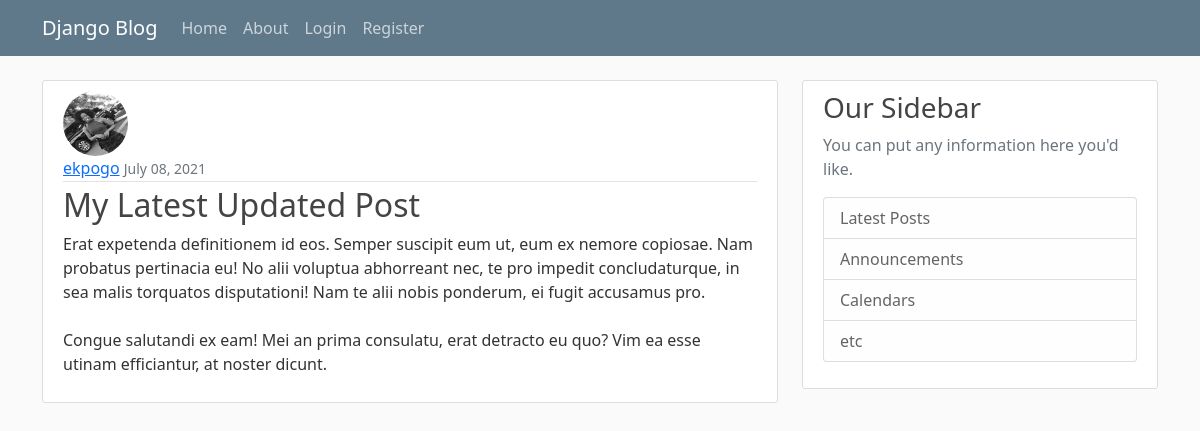
Screenshot of /post/32/ with the database file from the repository.
### blog/models.py (models this page shows, shortened)
class Post(models.Model):
    title = models.CharField(max_length=100)
    content = models.TextField()
    date_posted = models.DateTimeField(default=timezone.now)
    author = models.ForeignKey(User, on_delete=models.CASCADE)

### users/models.py (models this page shows, shortened)
class Profile(models.Model):
    user = models.OneToOneField(User, on_delete=models.CASCADE)
    image = models.ImageField(default='default.jpg',upload_to='profile_pics')
    phone_number = PhoneField(blank=True)

### blog/views.py (the view)
# urls.py: path('post/<int:pk>/', PostDetailView.as_view(), name='post-detail'),
class PostDetailView(DetailView):
    model = Post

### blog/templates/blog/post_detail.html (shortened to what this page needs)
{% extends 'blog/base.html'%}
{% block content %}
    <article class="media content-section">
      <img class="rounded-circle article-img" src="{{object.author.profile.image.url}}" alt="">
      <div class="media-body">
        <div class="article-metadata">
          <a class="mr-2" href="{% url 'user-posts' object.author.username %}">{{ object.author }}</a>
          <small class="text-muted">{{ object.date_posted|date:'F d, Y' }}</small>
        </div>
        <h2 class="article-title">{{ object.title }}</h2>
        <p class="article-content">{{ object.content }}</p>
      </div>
    </article>
{% endblock content %}

### blog/static/blog/main.css (style rules this page uses)
body { background: #fafafa; color: #333333; margin-top: 5rem; }
h1, h2, h3, h4, h5, h6 { color: #444444; }
.content-section { background: #ffffff; padding: 10px 20px; border: 1px solid #dddddd; border-radius: 3px; margin-bottom: 20px; }
.article-title { color: #444444; }
.article-content { white-space: pre-line; }
.article-img { height: 65px; width: 65px; margin-right: 16px; }
.article-metadata { padding-bottom: 1px; margin-bottom: 4px; border-bottom: 1px solid #e3e3e3 }

### rows the page displays
Post: author.profile.image (picture), author "ekpogo", date_posted "July 08, 2021", title "My Latest Updated Post", content "Erat expetenda definitionem id eos. Semper suscipit eum ut, eum ex nemore copiosae. Nam probatus pertinacia eu! No alii voluptua abhorreant nec, te pro impedit concludaturque, in sea malis torquatos disputationi! Nam te alii nobis ponderum, ei fugit accusamus pro. Congue salutandi ex eam! Mei an prima consulatu, erat detracto eu quo? Vim ea esse utinam efficiantur, at noster dicunt."
